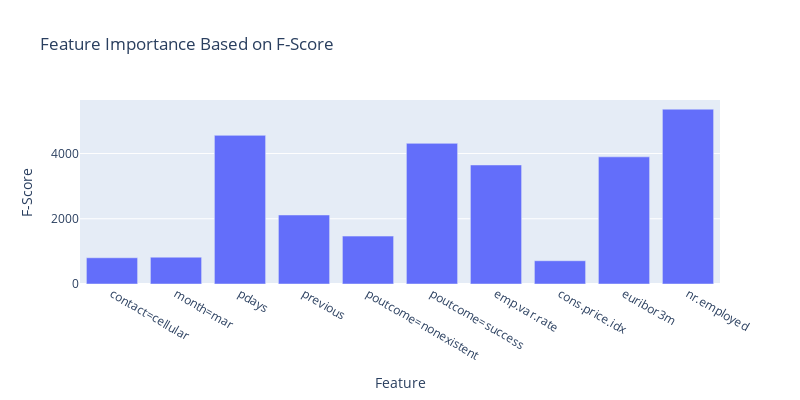

The code cell stored with this chart in its notebook:
### Code cell
# Perform feature selection
X = data.drop(["class", "duration"], axis=1) # Duration directly influences class, thus it is dropped
y = data["class"]

kbest_selector = SelectKBest(f_classif)
X_new = kbest_selector.fit_transform(X, y)

# Get the selected feature indices
selected_indices = kbest_selector.get_support(indices=True)

# Get the feature names
selected_feature_names = X.columns[selected_indices]

# Create a DataFrame with selected feature names and their F-statistic scores
selected_features_df = pd.DataFrame({'Feature': selected_feature_names, 'F-Score': kbest_selector.scores_[selected_indices]})

# Create a bar chart using Plotly
fig = px.bar(selected_features_df, x='Feature', y='F-Score', width=800, height=400, title='Feature Importance Based on F-Score')
fig.update_xaxes(title_text='Feature')
fig.update_yaxes(title_text='F-Score')
fig.show()

### Figure 1 — Plotly figure (JSON) as saved in the notebook; plotly's stock layout.template omitted (floating-point values rounded to 4 significant figures)
{"data": [{"alignmentgroup": "True", "hovertemplate": "Feature=%{x}<br>F-Score=%{y}<extra></extra>", "legendgroup": "", "marker": {"color": "#636efa", "pattern": {"shape": ""}}, "name": "", "offsetgroup": "", "orientation": "v", "showlegend": false, "textposition": "auto", "type": "bar", "x": ["contact=cellular", "month=mar", "pdays", "previous", "poutcome=nonexistent", "poutcome=success", "emp.var.rate", "cons.price.idx", "euribor3m", "nr.employed"], "xaxis": "x", "y": [803.8, 821.9, 4556.0, 2115.0, 1468.0, 4311.0, 3648.0, 712.9, 3897.0, 5358.0], "yaxis": "y"}], "layout": {"barmode": "relative", "height": 400, "legend": {"tracegroupgap": 0}, "title": {"text": "Feature Importance Based on F-Score"}, "width": 800, "xaxis": {"anchor": "y", "domain": [0, 1], "title": {"text": "Feature"}}, "yaxis": {"anchor": "x", "domain": [0, 1], "title": {"text": "F-Score"}}}}
